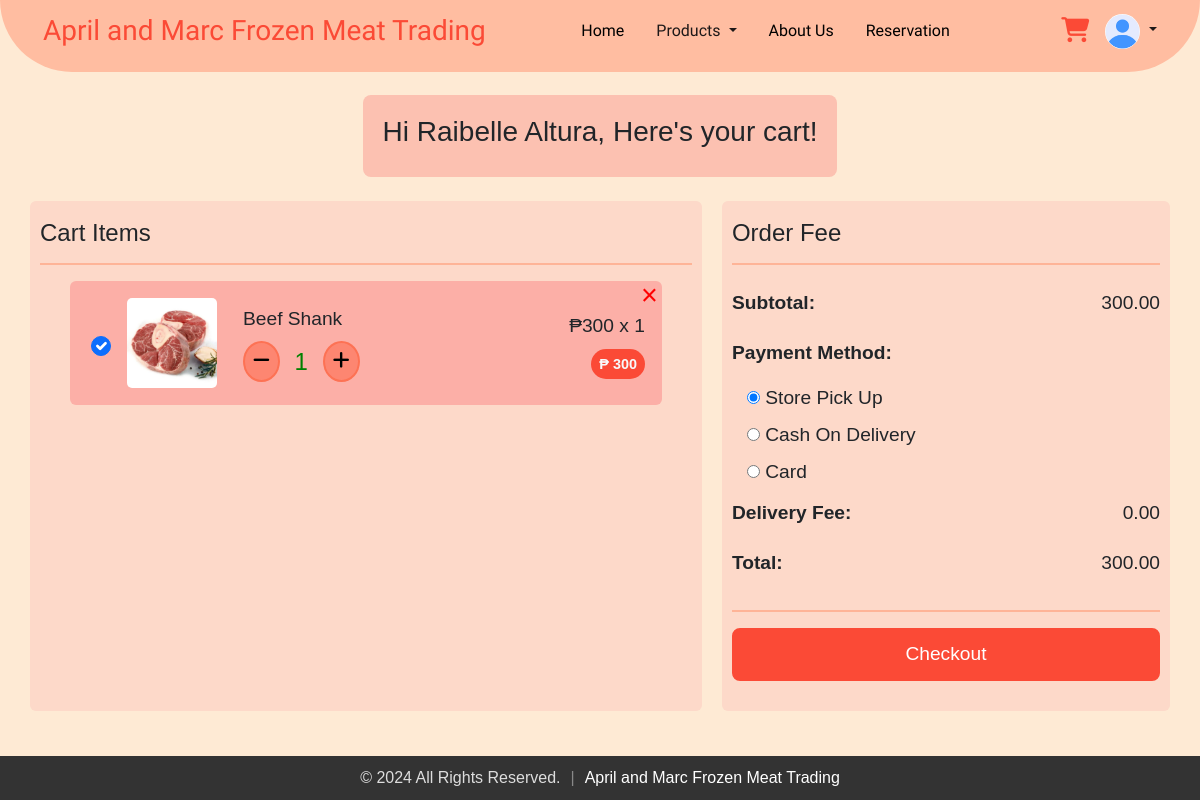
/cart.php (signed in), run on the app's committed database.
### tables this page shows
CREATE TABLE `users` (
  `email` varchar(255) NOT NULL,
  `firstName` varchar(255) NOT NULL,
  `lastName` varchar(255) NOT NULL,
  `contact` varchar(10) NOT NULL,
  `password` varchar(255) DEFAULT NULL,
  `dateCreated` timestamp NOT NULL DEFAULT current_timestamp(),
  `profile_image` varchar(255) NOT NULL DEFAULT 'default.jpg'
);

CREATE TABLE `cart` (
  `id` int(11) NOT NULL,
  `itemName` varchar(255) NOT NULL,
  `price` decimal(10,0) NOT NULL,
  `image` varchar(255) NOT NULL,
  `quantity` int(11) NOT NULL,
  `catName` varchar(255) NOT NULL,
  `email` varchar(255) NOT NULL,
  `total_price` varchar(255) NOT NULL
);

### cart.php (the view, shortened to what this page needs)
<?php
require 'db_connection.php';
$email = $_SESSION['email'];
$stmt = $conn->prepare('SELECT * FROM users WHERE email=?');
$stmt->bind_param('s', $email);
$stmt->execute();
$result = $stmt->get_result();
$user = $result->fetch_assoc();
$stmt = $conn->prepare('SELECT * FROM cart WHERE email=?');
$stmt->bind_param('s', $email);
$stmt->execute();
$itemsResult = $stmt->get_result();
?>
<!DOCTYPE html>
<html lang="en">
<head>
  <link rel='stylesheet' href='https://cdnjs.cloudflare.com/ajax/libs/twitter-bootstrap/4.5.2/css/bootstrap.min.css' />
  <link rel='stylesheet' href='https://cdnjs.cloudflare.com/ajax/libs/font-awesome/5.9.0/css/all.min.css' />
  <link href="https://stackpath.bootstrapcdn.com/bootstrap/5.3.0/css/bootstrap.min.css" rel="stylesheet">
  <link href="https://cdn.jsdelivr.net/npm/bootstrap@5.3.3/dist/css/bootstrap.min.css" rel="stylesheet">
  <link rel="stylesheet" href="https://cdnjs.cloudflare.com/ajax/libs/font-awesome/6.2.0/css/all.min.css" />
  <link rel="stylesheet" href="cart.css" />
</head>
<body>
  <?php
  if ($_SESSION['userloggedin']) {
    include_once('nav-logged.php');
  } else {
    include_once('navbar.php');
  }
  ?>
  <div class="title mb-4">
    <h3>Hi <?php echo $user['firstName'] . " " . $user['lastName']; ?>, Here's your cart!</h3>
  </div>
  <div class="cart-details ">
    <div class="cart-items">
      <h4 class="mt-2">Cart Items</h4>
      <hr>
      <ul class="list-group">
        <?php if ($itemsResult->num_rows > 0): ?>
          <?php while ($item = $itemsResult->fetch_assoc()) : ?>
            <li class="d-flex justify-content-between align-items-center mb-3 list-group-item">
              <div class="d-flex align-items-center">
                <input type="checkbox" class="form-check-input ms-1 selection" style="width: 20px; height: 20px; border-radius: 50%; " data-price="<?= $item['price'] ?>" checked>
                <?php
                if (!empty($item['image'])) {
                  echo '<img src="uploads/' . htmlspecialchars($item['image']) . '" alt="Item Image" class="item-image ">';
                } else {
                  echo '<span>No image available</span>';
                }
                ?>
                <div class="ms-3">
                  <div class="mt-1"><?php echo $item['itemName']; ?></div>
                  <div class="quantity mt-2 mb-1">
                    <button class="minus-btn minus-quantity-btn" type="button" data-id="<?= $item['id'] ?>" data-price="<?= $item['price'] ?>" min="1">
                      <i class="fas fa-minus"></i>
                    </button>
                    <input type="text" class="itemQty" value="<?= $item['quantity'] ?>" min="1" data-id="<?= $item['id'] ?>" data-price="<?= $item['price'] ?>">
                    <button class="plus-btn plus-quantity-btn" type="button" data-id="<?= $item['id'] ?>" data-price="<?= $item['price'] ?>">
                      <i class="fas fa-plus"></i>
                    </button>
                  </div>
                </div>
              </div>
              <div class="mt-1">
                <div class="d-flex flex-row justify-content-between align-items-start quantity-price">
                  <div>
                  ₱<span class="item-price"><?= $item['price'] ?></span> x <span class="item-quantity"><?= $item['quantity'] ?></span>
                  </div>
                </div>
                <div class="d-flex flex-row justify-content-end align-items-end">
                  <span class="badge rounded-pill text-light p-2 mt-2 item-total-price" style="background-color: #fb4a36;">₱ <?= $item['total_price'] ?></span>
                </div>
              </div>
              <button class="delete-icon" data-id="<?= $item['id'] ?>">
                &times;
              </button>
            </li>
          <?php endwhile; ?>
        <?php else: ?>
          <li class="list-group-item">
            Your cart is empty!
          </li>
        <?php endif; ?>
      </ul>
    </div>
    <div class="order-summary">
      <h4 class="mt-2">Order Fee</h4>
      <hr class="mb-4">
      <div class="summary-details ">
        <p><strong>Subtotal:</strong></p>
        <p> <span id="subtotal">0</span></p>
      </div>
      <div class="summary-details payment">
        <p><strong>Payment Method:</strong></p>
        <div>
          <input type="radio" id="store pick up" name="payment_mode" value="Store Pick Up" checked>
          <label for="Store Pick Up">Store Pick Up</label>
        </div>
        <div>
          <input type="radio" id="cash on delivery" name="payment_mode" value="Cash On Delivery">
          <label for="Cash On Delivery">Cash On Delivery</label>
        </div>
        <div>
          <input type="radio" id="card" name="payment_mode" value="Card">
          <label for="Card">Card</label>
        </div>
      </div>
      <div class="summary-details">
        <p><strong>Delivery Fee: </strong></p>
        <p> <span id="delivery-fee">0</span></p>
      </div>
      <div class="summary-details mb-3">
        <p><strong>Total:</strong></p>
        <p><span id="total">0</span></p>
      </div>
      <hr>
      <form id="checkout-form" action="order_review.php" method="post">
        <button type="button" id="checkout-button">Checkout</button>
      </form>
    </div>
  </div>
</body>
</html>

### nav-logged.php (shortened to what this page needs)
<?php
include 'db_connection.php';
$useremail = isset($_SESSION['email']) ? $_SESSION['email'] : '';
function get_UserInfo($email)
{
  global $conn;
  $stmt = $conn->prepare("SELECT  profile_image FROM users WHERE email = ?");
  $stmt->bind_param("s", $email);
  $stmt->execute();
  $stmt->bind_result($profile_image);
  return [
    'profile_image' => $profile_image ?: 'default.jpg'
  ];
}
$userinfo = get_UserInfo($useremail);
?>
<!DOCTYPE html>
<html lang="en">
<head>
  <link href="https://cdn.jsdelivr.net/npm/bootstrap@5.3.3/dist/css/bootstrap.min.css" rel="stylesheet" />
  <link rel="stylesheet" href="https://cdnjs.cloudflare.com/ajax/libs/font-awesome/6.2.0/css/all.min.css" />
</head>
<body>
  <?php
  $current_page = basename($_SERVER['PHP_SELF']);
  ?>
  <div>
    <nav class="navbar navbar-expand-md fixed-top">
      <div class="container-fluid nav-container">
        <a class="navbar-brand me-auto logo" href="index.php">April and Marc Frozen Meat Trading</a>
        <div class="offcanvas offcanvas-end" tabindex="-1" id="offcanvasNavbar" aria-labelledby="offcanvasNavbarLabel">
          <div class="offcanvas-body text-center">
            <ul class="navbar-nav justify-content-center flex-grow-1 pe-3">
              <li class="nav-item">
                <a class="nav-link mx-lg-2 <?php echo $current_page == 'index.php' ? 'active' : ''; ?>" aria-current="page" href="index.php">Home</a>
              </li>
              <li class="nav-item dropdown">
                <a class="nav-link dropdown-toggle mx-lg-2 <?php echo $current_page == 'menu.php' ? 'active' : ''; ?>" href="menu.php" role="button" aria-haspopup="true" aria-expanded="false">
                  Products
                </a>
              </li>
              <li class="nav-item">
                <a class="nav-link mx-lg-2 <?php echo $current_page == 'index.php#About-Us' ? 'active' : ''; ?>" href="index.php#About-Us">About Us</a>
              </li>
              <li class="nav-item">
                <a class="nav-link mx-lg-2 <?php echo $current_page == 'index.php#Reservation' ? 'active' : ''; ?>" href="index.php#Reservation">Reservation</a>
              </li>
            </ul>
          </div>
        </div>
        <a class="nav-link cart <?php echo $current_page == 'cart.php' ? 'active' : ''; ?>" href="cart.php"><i class="fas fa-shopping-cart"></i>
          <span id="cart-item" class="badge badge-danger"></span></a>
        <li class="nav-item dropdown ms-3" style="list-style: none; ">
          <a href="#" class="dropdown-toggle" id="profileDropdown" data-toggle="dropdown" aria-haspopup="true" aria-expanded="false">
            <img src="uploads/<?php echo htmlspecialchars($userinfo['profile_image']); ?>" alt="Profile Picture" class="nav-profile">
          </a>
        </li>
      </div>
    </nav>
  </div>
</body>
</html>

### cart.css (style rules this page uses)
* { margin: 0; padding: 0; }
body { background: #feead4; padding-top: 95px; }
.cart-details { display: flex; justify-content: space-between; gap: 20px; margin-bottom: 80px; margin-left: 30px; margin-right: 30px; }
.cart-items { flex: 60%; border-radius: 6px; background-color: #fdd9c9; padding: 10px; }
.order-summary { flex: 40%; background-color: #fdd9c9; padding: 10px; border-radius: 6px; height: 510px; }
.cart-items .list-group-item { display: flex; justify-content: space-between; align-items: center; position: relative; }
.list-group li { border: none; padding: 17px; background: #fcafa7; border-radius: 5px; margin-left: 30px; margin-right: 30px; font-size: 1.2rem; }
.quantity { display: flex; align-items: center; margin-top: 5px; }
.minus-btn, .plus-btn { background-color: rgba(253, 108, 77, 0.6); border: 2px solid rgba(253, 108, 77, 0.8); padding: 4px 8px; cursor: pointer; border-radius: 50%; }
.itemQty { width: 33px; text-align: center; border: none; background: none; margin: 0 5px 0 5px; font-size: 1.5rem; color: green; }
.item-image { width: 90px; height: 90px; object-fit: cover; margin-right: 10px; margin-left: 40px; border-radius: 5px; }
.summary-details { display: flex; justify-content: space-between; margin-bottom: 5px; font-size: 1.2rem; }
.cart-details hr { border: 1px solid orangered; }
.summary-details strong { font-weight: 600; }
.delete-icon { position: absolute; top: -7px; right: 4px; cursor: pointer; background: transparent; border: none; font-size: 1.8rem; color: red; }
.payment { display: flex; flex-direction: column; }
.payment input { margin-left: 15px ; }
.order-summary button { background-color: #fb4a36; color: white; border: 2px solid #fb4a36; padding: 10px; cursor: pointer; border-radius: 8px; transition: all 0.3s ease; font-size: 1.2rem; width: 100%; }
.title { display: flex; align-items: center; text-align: center; background-color: #fcc1b1; padding: 20px; border-radius: 8px; margin: 0 auto; max-width: fit-content; }

### nav-logged.php (style rules this page uses)
* { margin: 0; padding: 0; }
body { background-color: #feead4; font-family: "Poppins", sans-serif; font-weight: 300; font-style: normal; }
a { color: white; text-decoration: none; }
.navbar-brand, .offcanvas-header { color: #fb4a36; font-family: "Chewy", system-ui; font-optical-sizing: auto; font-weight: 500; font-style: normal; font-size: 28px; }
.nav-container { margin-right: 30px; margin-left: 30px; padding-bottom: 15px; padding-right: 13px; padding-left: 13px; }
.nav-link { color: black; font-weight: 500; transition: 0.3s color ease; font-family: "Lexend", sans-serif; font-optical-sizing: auto; font-weight: 480; font-style: light; }
.dropdown-toggle { color: #1d1818; text-decoration: none; transition: color 0.3s ease; }
.nav-link:hover, .nav-link.active { color: #fb4a36; }
.navbar { border-bottom-left-radius: 80px; border-bottom-right-radius: 80px; padding: 5px 0px 0px 0px; background-color: #ffbda1; }
.cart { color: green; font-size: 25px; cursor: pointer; }
.nav-profile { width: 35px; height: 35px; border-radius: 50%; object-fit: cover; }
.offcanvas-body { background: #ffbda1; }
.navbar .active { color: #fb4a36; font-weight: 700; }

### data on the page
users: profile_image (placeholder picture), firstName "Raibelle", lastName "Altura"
cart: image (picture), itemName "Beef Shank", quantity "1", price "300", total_price "300"
